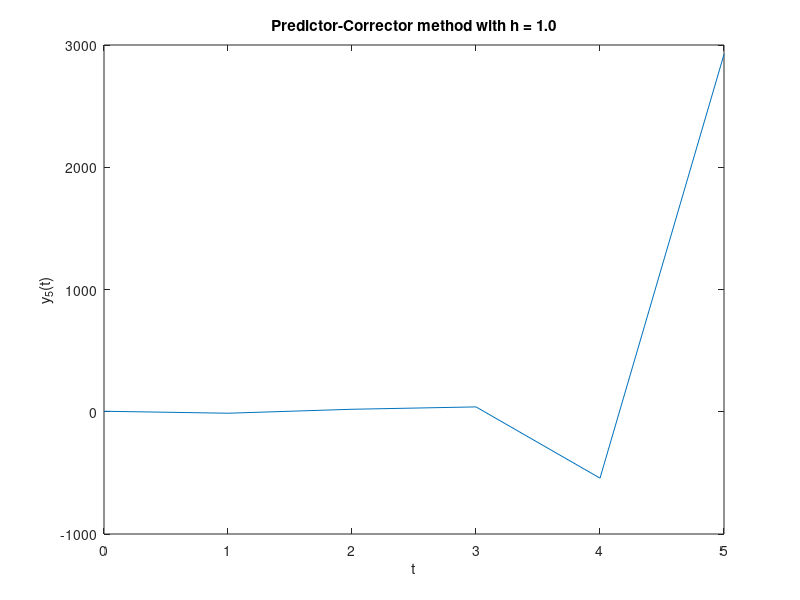

Here is the MATLAB script that generated this plot:
clc;
clear all;

% Initial Condition
xpc(1) = 0;
y1pc(1) = 4;
y2pc(1) = 0;
delx = 1;
Nt = 5;

% Predictor-Corrector method
for i = 1:Nt
    % Predictor - Euler
    y1pred = y1pc(i) + delx * y2pc(i);
    y2pred = y2pc(i) + delx * (-0.6*y2pc(i) - 8*y1pc(i));

    % Corrector - Trapezoidal
    f1curr = y2pc(i);
    f2curr = -0.6*y2pc(i) - 8*y1pc(i);

    f1pred = y2pred;
    f2pred = -0.6*y2pred - 8*y1pred;

    y1pc(i+1) = y1pc(i) + (delx/2)*(f1curr + f1pred);
    y2pc(i+1) = y2pc(i) + (delx/2)*(f2curr + f2pred);
    xpc(i+1) = xpc(i) + delx;
end

plot(xpc, y1pc), xlabel('t'), ylabel('y_5(t)');
title('Predictor-Corrector method with h = 1.0')
